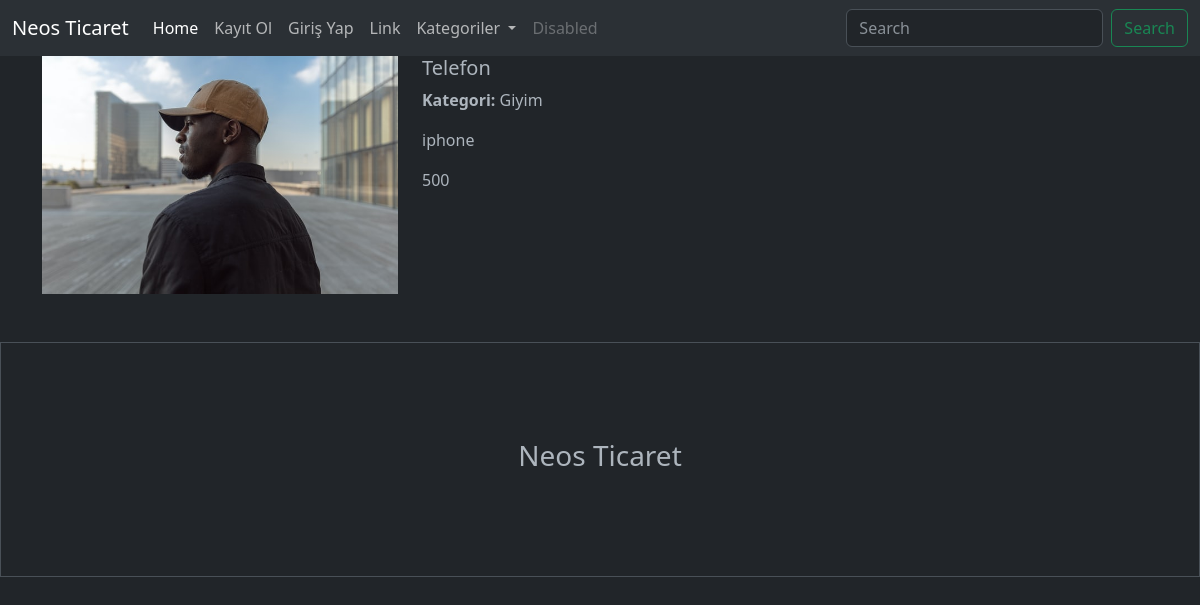
The app's page /urun-detay/1 with its own data.
### urunler/models.py (models this page shows, shortened)
class Urun(models.Model):
    satici=models.ForeignKey(User, on_delete=models.CASCADE, null=True)
    kategori=models.ForeignKey(Kategori, on_delete=models.SET_NULL, null=True)
    altkategori=models.ManyToManyField(AltKategori)
    seriNo=models.OneToOneField(Tek, on_delete=models.CASCADE, null=True, blank=True)
    isim= models.CharField(max_length=100)
    aciklama = models.TextField(max_length=100)
    fiyat  = models.IntegerField()
    resim = models.FileField(upload_to = 'urunler/')

class Kategori(models.Model):
    isim=models.CharField(max_length=100)

### urunler/views.py (the view)
# urls.py: path('urun-detay/<int:urunId>', urun, name='urun'),
def urun(request,urunId):
    urun = Urun.objects.get(id = urunId)
    context = {
        'urun':urun
    }
    return render(request, 'urun.html',context)

### urunler/context_processors.py (called while the page is built)
def get_len_sepets (request):
    if request.user.is_authenticated:
        uzun = Sepet.objects.filter(user=request.user, odendiMi =False).count()
    else:
        uzun=0
    return {'uzun':uzun}

def get_categories(request):
    kategoriler =Kategori.objects.all()
    return {'kategoriler': kategoriler}

### urunler/templates/urun.html (shortened to what this page needs)
{% extends "index.html" %}
{% load static %}
{% block content %}
    <div class="container">
        <div class="row">
          <div class="col-4">
            <img src="{{urun.resim.url}}" width="100%" alt="">
          </div>
          <div class="col-8">
            <h5> {{urun.isim}} </h5>
            <p>  <b>Kategori: </b> {{urun.kategori.isim}} </p>
            <p> {{urun.aciklama}} </p>
            <p> {{urun.fiyat}} </p>
          </div>
        </div>
      </div>
{% endblock content %}

### records on screen
Urun: resim (picture), isim "Telefon", kategori.isim "Giyim", aciklama "iphone", fiyat "500"
